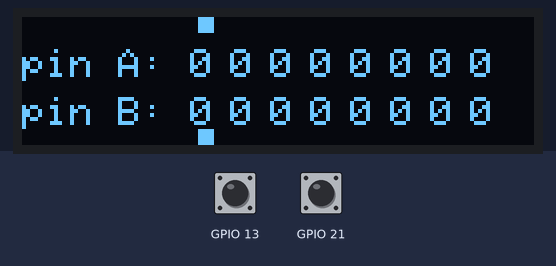
Simulated run of this sketch. Board: ESP32. On the bench: 128×32 one-colour display. The inputs (shaded band) are chosen by the test bench; at power-on: GPIO 13 HIGH, GPIO 21 HIGH. What the sketch prints to the serial monitor is not drawn.

Above: at 1.2 s.
1.3 s: GPIO 13 pulled LOW for 0.15 s
At 2.6 s:
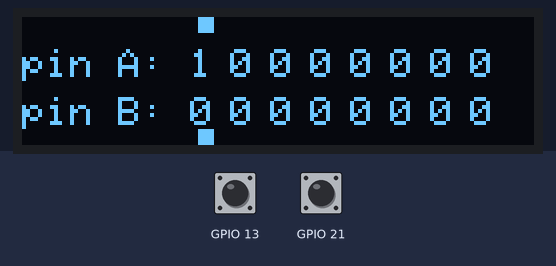
2.9 s: GPIO 21 pulled LOW for 0.15 s
At 3.5 s:
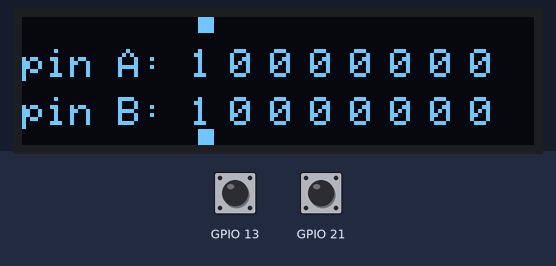
4.5 s: GPIO 13 pulled LOW for 1 s
At 5.7 s:
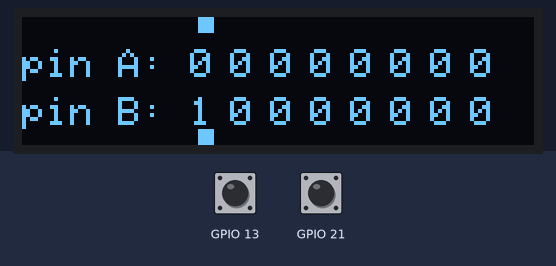
7.0 s: GPIO 13 driven LOW and GPIO 21 driven LOW
At 8.0 s:
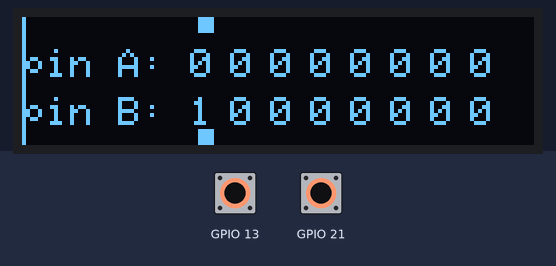
Timing chart, 0 to 10.0 s (numbered marks = the images above; inputs shaded):
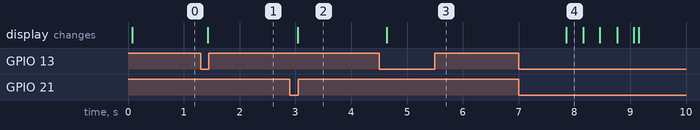

Measured:
- after the input at 1.3 s, the display: changes after 0.13 s (image 1)
- after the input at 2.9 s, the display: changes after 0.14 s (image 2)
- after the input at 4.5 s, the display: changes after 0.14 s (image 3)
- after the input at 7.0 s, the display: changes after 0.85 s (image 4)

The sketch:

digital_lock_2.ino
```cpp
#define BOTH_START_SUBMIT 700
#define BOTH_FINISH_SUBMIT 2000

#include "oled.h"

const unsigned long DEBOUNCE_DELAY = 100;
const unsigned long WINDOW_WAIT_BOTH = 200;

int button_inputted = -1;

class Button {
public:
    int pinId;
    Button* b;

    bool lastFrameButtonState;
    bool stableButtonState;
    bool lastStableButtonState;

    unsigned long lastDebounceTime;
    unsigned long lastTimePressed;
    unsigned long lastTimeReleased;

    void set_another_button(Button *b) {
        this->b = b;
    }

    bool check_is_near_another_movement() {
        return (abs(int(this->lastDebounceTime) - int(b->lastDebounceTime)) < WINDOW_WAIT_BOTH);
    }

    void setup(int pin) {
        pinId = pin;
        pinMode(pinId, INPUT_PULLUP);

        stableButtonState = digitalRead(pinId);
        lastStableButtonState = stableButtonState;
        lastFrameButtonState = stableButtonState;

        lastDebounceTime = millis();
        lastTimePressed = 0;
        lastTimeReleased = 0;
    }

    bool debounce() {
        bool currentState = digitalRead(pinId);

        if (currentState != lastFrameButtonState) {
            lastDebounceTime = millis();
        }

        lastFrameButtonState = currentState;

        if (millis() - lastDebounceTime > DEBOUNCE_DELAY) {
            if (currentState != stableButtonState) {
                lastStableButtonState = stableButtonState;
                stableButtonState = currentState;
                return true;
            }
        }

        return false;
    }

    unsigned long getPressTime() {
        return lastTimeReleased - lastTimePressed;
    }

    void update() {
        if (!debounce()) {
            return;
        }

        // BUTTON PRESS
        if (lastStableButtonState == HIGH &&
            stableButtonState == LOW) {
            lastTimePressed = millis();
        }

        // PRESSING
        if (stableButtonState == LOW) {
            if (!this->check_is_near_another_movement() &&
                this->getPressTime() > WINDOW_WAIT_BOTH) {

                if (button_inputted == -1) {
                    button_inputted = pinId;
                    Serial.printf("%d pressed\n", this->pinId);
                    if(this->pinId==13){
                        pins.SetA();
                    }
                    else{
                        pins.SetB();
                    }
                }
            }
        }

        // BUTTON RELEASE
        if (lastStableButtonState == LOW &&
            stableButtonState == HIGH) {

            lastTimeReleased = millis();

            if (button_inputted == pinId) {
                button_inputted = -1;
            }
        }
    }
};

Button button_1;
Button button_2;

const unsigned long BOTH_INPUT = 50;

unsigned long both_start_time = 0;
bool is_both = false;

// True after submitting.
// While true, both-button detection is disabled
// until both buttons are HIGH.
bool both_locked = false;

// BOTH BUTTON CHECKER

void reset_both_checker() {
    is_both = false;
    both_start_time = 0;
}

void update_checkBoth() {
    bool check_both =
        button_1.stableButtonState == LOW &&
        button_2.stableButtonState == LOW;

    bool both_high =
        button_1.stableButtonState == HIGH &&
        button_2.stableButtonState == HIGH;

    unsigned long now = millis();

    // LOCKED STATE
    if (both_locked) {
        if (both_high) {
            both_locked = false;
            reset_both_checker();

            Serial.print("both buttons released\n");
        }

        return;
    }

    // BOTH BUTTON GUARD
    if (!is_both && button_inputted != -1) {
        return;
    }

    // BOTH BUTTONS PRESSED
    if (!is_both && check_both) {
        if (button_inputted != -1) {
            return;
        }

        is_both = true;
        both_start_time = now;
    }

    // BOTH BUTTONS CONTINUE TO BE PRESSED
    if (is_both && check_both) {
        unsigned long both_last_time = now - both_start_time;

        if (both_last_time > BOTH_START_SUBMIT &&
            both_last_time < BOTH_FINISH_SUBMIT) {
            Serial.println("submitting");
            oled.setBothPressTime(both_last_time);
        }

        if (both_last_time > BOTH_FINISH_SUBMIT) {
            Serial.print("submitted\n");
            pins.checkAnswer();
            both_locked = true;
            reset_both_checker();
            oled.setBothPressTime(BOTH_START_SUBMIT);
        }
    }

    // ONE OR BOTH BUTTONS RELEASED
    if (is_both && !check_both) {
        unsigned long both_last_time = now - both_start_time;

        if (both_last_time > BOTH_INPUT &&
            both_last_time < BOTH_START_SUBMIT) {
            Serial.print("both inputted\n");
            // increase focus
            pins.IncreaseFocus();
        }
    }

    // NO LONGER BOTH PRESSED
    if (!check_both) {
        reset_both_checker();
        oled.setBothPressTime(BOTH_START_SUBMIT);
    }
}

// SETUP

void setup() {
    Serial.begin(115200);
    Serial.println("Begin");

    button_1.setup(13);
    button_2.setup(21);
    button_1.set_another_button(&button_2);
    button_2.set_another_button(&button_1);

    oled_setup();
}

// LOOP

void loop() {
    button_1.update();
    button_2.update();

    update_checkBoth();

    oled.renderPinState(pins);
}
```

oled.h
```cpp
#ifndef OLED_H
#define OLED_H

#include <Arduino.h>
#include <Wire.h>
#include <Adafruit_GFX.h>
#include <Adafruit_SSD1306.h>

#define OLED_WIDTH 128
#define OLED_HEIGHT 32

const uint8_t PIN_COUNT = 8;
const unsigned long FRAME_TIME = 1000 / 45;

const bool correctA[PIN_COUNT] = {
    0,0,1,1,0,0,1,1
};

const bool correctB[PIN_COUNT] = {
    0,1,1,0,0,1,1,0
};

class PinState {
public:
    bool pinA[PIN_COUNT];
    bool pinB[PIN_COUNT];
    uint8_t focusIndex;
    bool submitted_and_correct;

    PinState() {
        for (uint8_t i = 0; i < PIN_COUNT; i++) {
            pinA[i] = false;
            pinB[i] = false;
        }

        focusIndex = 0;
        submitted_and_correct = false;
    }

    void setFocus(uint8_t index) {
        if (index < PIN_COUNT) {
            focusIndex = index;
        }
    }

    void IncreaseFocus() {
        focusIndex = (focusIndex + 1) % PIN_COUNT;
    }

    void SetA() {
        pinA[focusIndex] = !pinA[focusIndex];
    }

    void SetB() {
        pinB[focusIndex] = !pinB[focusIndex];
    }

    void checkAnswer() {
        submitted_and_correct = true;

        for (uint8_t i = 0; i < PIN_COUNT; i++) {
            if (pinA[i] != correctA[i] || pinB[i] != correctB[i]) {
                submitted_and_correct = false;
                return;
            }
        }
    }
};

class OLED {
private:
    Adafruit_SSD1306 display;

    static const uint8_t LABEL_X = 0;
    static const uint8_t DATA_X = 42;
    static const uint8_t PIN_A_Y = 8;
    static const uint8_t PIN_B_Y = 20;
    static const uint8_t FOCUS_SIZE = 4;
    static const uint8_t FOCUS_OFFSET = 2;
    static const uint8_t DATA_SPACING = (OLED_WIDTH - DATA_X) / PIN_COUNT;

    unsigned long both_press_time = 0;
    unsigned long lastFrameTime = 0;
    uint8_t tunnelSize = 0;
    unsigned long lastTunnelFrame = 0;

public:
    OLED() : display(OLED_WIDTH, OLED_HEIGHT, &Wire, -1) {}

    void begin() {
        Wire.begin(1, 2);

        if (!display.begin(SSD1306_SWITCHCAPVCC, 0x3C)) {
            while (true) {}
        }

        display.clearDisplay();
        display.display();
    }

    bool canRender() {
        if (millis() - lastFrameTime < FRAME_TIME) {
            return false;
        }

        lastFrameTime = millis();
        return true;
    }

    void renderBothPressTime() {
        float progress = (float)(both_press_time - BOTH_START_SUBMIT) /
                         (BOTH_FINISH_SUBMIT - BOTH_START_SUBMIT);
        progress = constrain(progress, 0.0f, 1.0f);

        uint8_t width = progress * OLED_WIDTH;
        display.fillRect(0, 0, width, OLED_HEIGHT, SSD1306_WHITE);
    }

    void setBothPressTime(unsigned long in) {
        both_press_time = in;
    }

    void renderTunnel() {
        if (millis() - lastTunnelFrame < FRAME_TIME) {
            return;
        }

        lastTunnelFrame = millis();

        display.clearDisplay();

        const uint8_t centerX = OLED_WIDTH / 2;
        const uint8_t centerY = OLED_HEIGHT / 2;

        for (uint8_t i = 0; i < 4; i++) {
            uint8_t offset = tunnelSize + i * 10;

            if (offset < OLED_WIDTH / 2) {
                display.drawRect(
                    centerX - offset,
                    centerY - offset / 2,
                    offset * 2,
                    offset,
                    SSD1306_WHITE
                );
            }
        }

        tunnelSize++;

        if (tunnelSize >= OLED_WIDTH / 2) {
            tunnelSize = 0;
        }

        display.display();
    }

    void renderPinState(PinState &state) {
        if (state.submitted_and_correct) {
            renderTunnel();
            return;
        }

        if (!canRender()) {
            return;
        }

        display.clearDisplay();
        display.setTextSize(1);
        display.setTextColor(SSD1306_WHITE);

        const uint8_t focusX = DATA_X + state.focusIndex * DATA_SPACING;

        display.fillRect(
            focusX + FOCUS_OFFSET,
            0,
            FOCUS_SIZE,
            FOCUS_SIZE,
            SSD1306_WHITE
        );

        display.setCursor(LABEL_X, PIN_A_Y);
        display.print("pin A:");

        for (uint8_t i = 0; i < PIN_COUNT; i++) {
            display.setCursor(DATA_X + i * DATA_SPACING, PIN_A_Y);
            display.print(state.pinA[i]);
        }

        display.setCursor(LABEL_X, PIN_B_Y);
        display.print("pin B:");

        for (uint8_t i = 0; i < PIN_COUNT; i++) {
            display.setCursor(DATA_X + i * DATA_SPACING, PIN_B_Y);
            display.print(state.pinB[i]);
        }

        display.fillRect(
            focusX + FOCUS_OFFSET,
            OLED_HEIGHT - FOCUS_SIZE,
            FOCUS_SIZE,
            FOCUS_SIZE,
            SSD1306_WHITE
        );

        renderBothPressTime();
        display.display();
    }
};

OLED oled;
PinState pins;

void oled_setup() {
    oled.begin();
    pins.setFocus(0);
    oled.renderPinState(pins);
}

#endif
```
